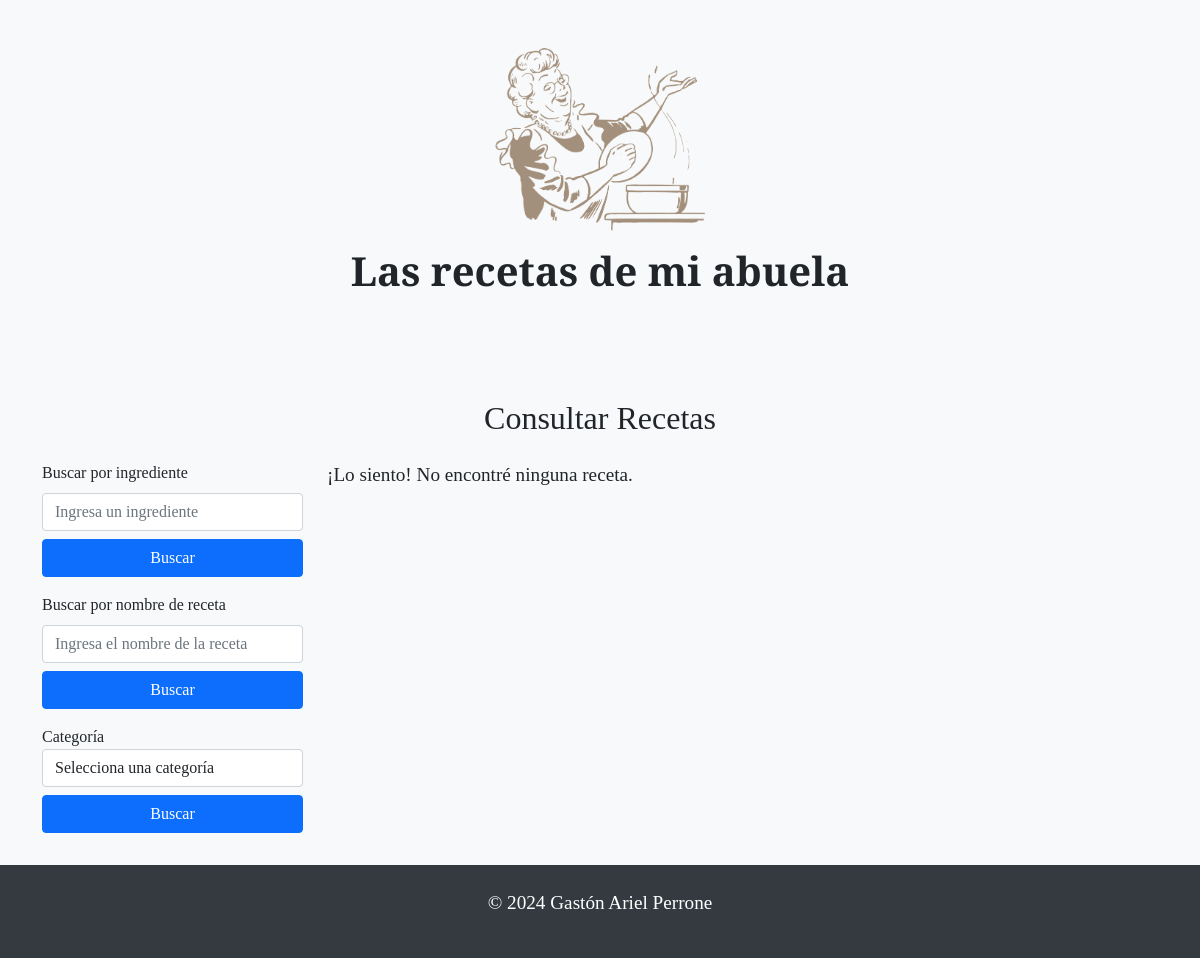
The page /consultar_recetas on the database as committed earlier.
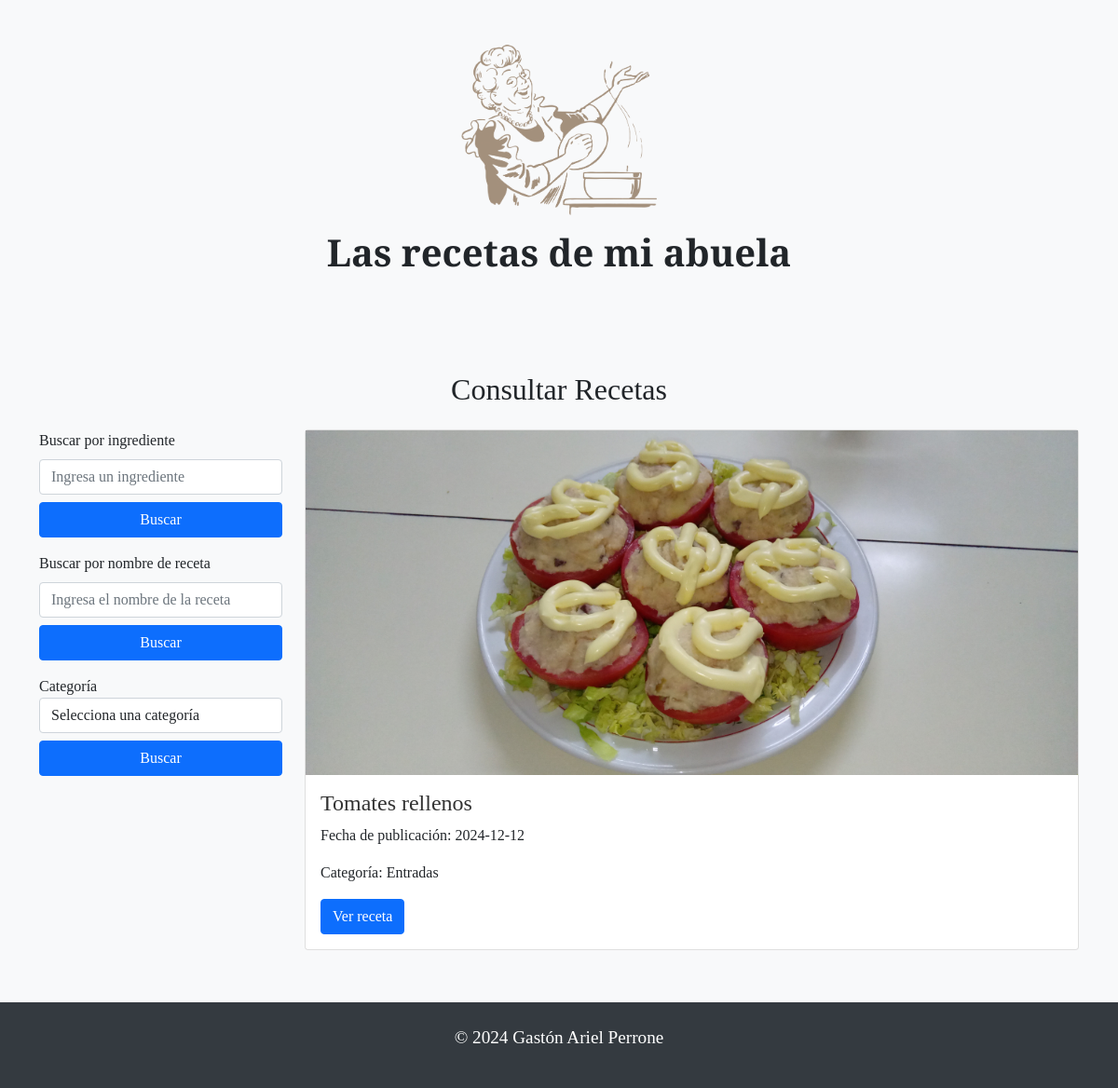
The same page on the database as committed later.
### modelo_orm.py (models this page shows)
class BaseModel(Model):
    class Meta:
        database = db

class Receta(BaseModel):
    id_receta = AutoField(primary_key=True)
    nombre_receta = CharField()
    imagen_receta = CharField()  # Ruta de la imagen
    ingredientes = CharField()
    preparacion = CharField()
    fecha_publicacion = DateField(default=date.today)  # Fecha automática
    categoria = ForeignKeyField(Categoria, backref='recetas')

class Categoria(BaseModel):
    nombre_categoria = CharField(unique=True)

### modelo_orm.py (the view)
@app.route('/consultar_recetas', methods=['GET'])
def consultar_recetas():
    ingrediente = request.args.get('ingredients')
    nombre_receta = request.args.get('recipeName')
    categoria = request.args.get('category')
    query = Receta.select()
    if ingrediente:
        query = query.where(Receta.ingredientes.contains(ingrediente))
    elif nombre_receta:
        query = query.where(Receta.nombre_receta.contains(nombre_receta))
    elif categoria:
        query = query.join(Categoria).where(Categoria.nombre_categoria == categoria)
    recetas = list(query)
    return render_template('Consultar_recetas.html',recetas=recetas)

### templates/Consultar_recetas.html (shortened to what this page needs)
<!DOCTYPE html>
<html lang="es">
<head>
  <link href="https://cdn.jsdelivr.net/npm/bootstrap@5.0.0-beta3/dist/css/bootstrap.min.css" rel="stylesheet" />
  <link href="../static/styles.css" rel="stylesheet" type="text/css" />
</head>
<body>
  <header class="text-center py-5">
    <img alt="Logo de Las recetas de mi abuela" aria-label="Logo de Las recetas de mi abuela" src="../static/abuela_cocina.png" width="210" />
    <h1 class="mt-3">Las recetas de mi abuela</h1>
  </header>
  <main class="container mt-5">
    <h2 class="text-center">Consultar Recetas</h2>
    <div class="row mt-4">
      <div class="col-md-3">
        <form id="form-buscar-ingrediente" action="{{ url_for('consultar_recetas') }}" method="GET">
          <div class="mb-3">
            <label for="ingredients" class="form-label">Buscar por ingrediente</label>
            <input type="text" class="form-control" id="ingrediente" name="ingredients" placeholder="Ingresa un ingrediente" value="{{ request.args.get('ingrediente', '') }}" />
            <button type="submit" class="btn btn-primary mt-2 w-100">Buscar</button>
          </div>
        </form>
        <form id="form-buscar-nombre" action="{{ url_for('consultar_recetas') }}" method="GET">
          <div class="mb-3">
            <label for="recipeName" class="form-label">Buscar por nombre de receta</label>
            <input type="text" class="form-control" id="nombre-receta" name="recipeName" placeholder="Ingresa el nombre de la receta" value="{{ request.args.get('nombre_receta', '') }}" />
            <button type="submit" class="btn btn-primary mt-2 w-100">Buscar</button>
          </div>
        </form>
        <form id="form-buscar-categoria" action="{{ url_for('consultar_recetas') }}" method="GET">
          <div class="form-group">
            <label for="category">Categoría</label>
            <select class="form-control" id="category" name="category" required>
              <option value="" disabled selected>Selecciona una categoría</option>
            </select>
            <button type="submit" class="btn btn-primary mt-2 w-100">Buscar</button>
          </div>
        </form>
      </div>
      <div class="col-md-9">
        <div id="resultado-recetas">
        {% if recetas %}
          {% for receta in recetas %}
            <div class="card mb-4">
              <img src="{{ url_for('static', filename='uploads/' + receta.imagen_receta) }}" alt="{{ receta.nombre_receta }}">
              <div class="card-body">
                <h5 class="card-title">{{ receta.nombre_receta }}</h5>
                <p class="card-text">Fecha de publicación: {{ receta.fecha_publicacion }}</p>
                <p class="card-text">Categoría: {{ receta.categoria.nombre_categoria }}</p>
                <a href="{{ url_for('ver_receta', id_receta=receta.id_receta) }}" class="btn btn-primary">Ver receta</a>
              </div>
            </div>
          {% endfor %}
        {% else %}
           <p>¡Lo siento! No encontré ninguna receta.</p>
        {% endif %}
        </div>
      </div>
    </div>
  </main>
  <footer class="text-center py-4">
    <p>&copy; 2024 Gastón Ariel Perrone</p>
  </footer>
</body>
</html>

### static/styles.css (style rules this page uses)
body { font-family: 'Playfair Display', serif; background-color: #f8f9fa; }
h1 { font-size: 2.5rem; font-weight: 700; }
h1, h2, h3, h4, h5, h6, li, button { font-family: 'Playfair Display', serif; }
p { font-size: 1.2rem; }
.btn { font-size: 1rem; }
footer { background-color: #343a40; color: #ffffff; text-align: center; padding: 1rem; margin-top: 2rem; display: flex; justify-content: center; }
p { font-size: 1.2rem; margin-bottom: 1rem; }
img { max-width: 100%; height: auto; }
.card-title { font-size: 1.5rem; color: #333; }
.card-text { font-size: 1rem; line-height: 1.5; }

Rows that differ between the two databases and show on the page:
added Receta: imagen_receta (picture), nombre_receta "Tomates rellenos", fecha_publicacion "2024-12-12", categoria.nombre_categoria "Entradas"
Other text that changed with them:
text no longer shown: "¡Lo siento! No encontré ninguna receta."
